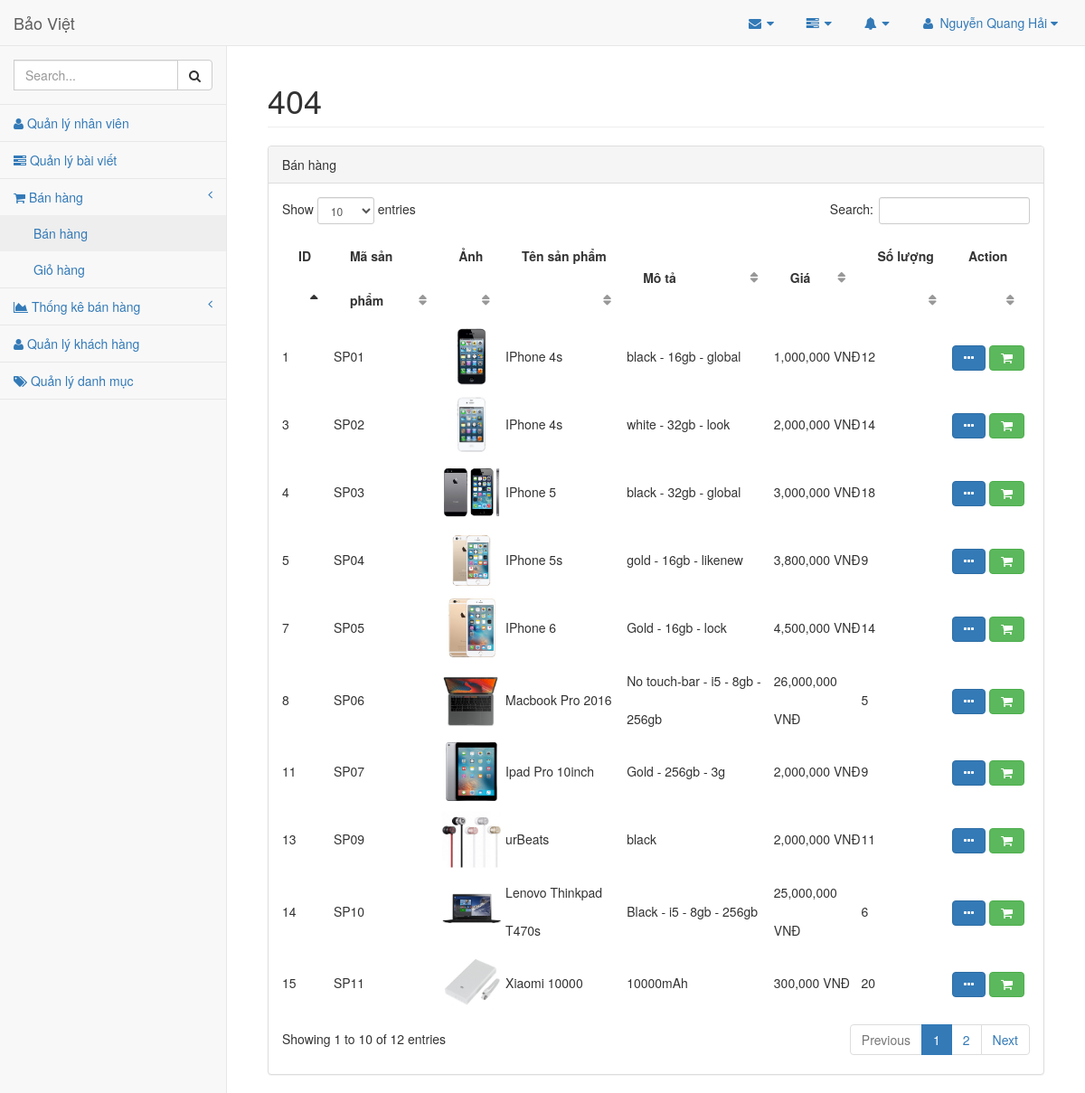
Screenshot of /admin/index.php?mod=posts&act=sale (signed in) with the database file from the repository.
### tables this page shows
CREATE TABLE `products`  (
  `id` int(11) NOT NULL AUTO_INCREMENT,
  `code` varchar(255) NOT NULL,
  `name` varchar(255) NOT NULL,
  `description` text NOT NULL,
  `price` decimal(10, 0) NOT NULL,
  `quantity` decimal(11, 0) NOT NULL,
  `category_id` int(11) NOT NULL,
  `image` varchar(255) NOT NULL,
  PRIMARY KEY (`id`) USING BTREE,
  UNIQUE INDEX `code`(`code`) USING BTREE
);

### admin/controllers/ProductController.php (called while the page is built, shortened)
<?php
	class ProductController
	{
		public $product_model;
		function __construct()
		{
			$this->product_model=new Product();
		}
		public function sale()
		{
			$data=$this->product_model->getAll();
			include_once 'views/product/sale.php';
		}
	}
 ?>

### admin/models/Connection.php (called while the page is built, shortened)
<?php
	class Connection
	{
		function __construct()
		{
			$servername="localhost";
			$username="root";
			$password="";
			$dbname="baoviet";
			$this->conn = new mysqli($servername,$username,$password,$dbname);
		}
	}
 ?>

### admin/models/Model.php (called while the page is built, shortened)
<?php
	class Model
	{
		public $conn;
		public $tableName;
		function __construct()
		{
			$connect=new Connection();
			$this->conn=$connect->conn;
		}
		public function getAll()
		{
			$data=array();
			$query="select * from ".$this->tableName;
			$result=$this->conn->query($query);
			while ($row=$result->fetch_assoc()) {
				$data[]=$row;
			}
			return $data;
		}
	}
 ?>

### admin/views/product/sale.php (the view, shortened to what this page needs)
 <div class="panel-heading">
     Bán hàng
 </div>
 <div class="panel-body">
<table id="table"  class="my_table" width="100%" class="table table-striped table-bordered table-hover" id="dataTables-example">
	<thead>
		<tr>
			<th>ID</th>
                 <th>Mã sản phẩm</th>
			<th>Ảnh</th>
			<th>Tên sản phẩm</th>
			<th>Mô tả</th>
			<th>Giá</th>
			<th>Số lượng</th>
			<th>Action</th>
		</tr>
	</thead>
	<tbody>
	<?php
	foreach ($data as $product) { ?>
		<tr>
			<td><?= $product['id'] ?></td>
			<td><?= $product['code'] ?></td>
                 <td><img style="width: 65px; padding: 5px 0;" src="../images/productImages/<?= $product['image'] ?>" class="img-responsive"></td>
			<td><?= $product['name'] ?></td>
			<td><?= $product['description'] ?></td>
			<td><?php echo number_format($product['price'])." VNĐ";  ?></td>
			<td><?= $product['quantity'] ?></td>
			<td>
                     <button type="button" class="btn btn-primary fa fa-ellipsis-h" data-toggle="modal" data-target=".modal_<?= $product['code'] ?>"></button>
			<a class='btn btn-success fa fa-shopping-cart'  href='?mod=products&act=addToCart&id=<?= $product['id'] ?>'></a>
			</td>
		</tr>
	<?php } ?>
	</tbody>
</table>
 </div>

### admin/views/header.php (shortened to what this page needs)
<?php
 if (isset($_SESSION['login'])&&$_SESSION['login']==true){ ?>
<!DOCTYPE html>
<html lang="en">
<head>
    <link href="../vendor/bootstrap/css/bootstrap.min.css" rel="stylesheet">
    <link href="../vendor/metisMenu/metisMenu.min.css" rel="stylesheet">
    <link href="../vendor/datatables-plugins/dataTables.bootstrap.css" rel="stylesheet">
    <link href="../vendor/datatables-responsive/dataTables.responsive.css" rel="stylesheet">
    <link href="../dist/css/sb-admin-2.css" rel="stylesheet">
    <link href="../vendor/font-awesome/css/font-awesome.min.css" rel="stylesheet" type="text/css">
</head>
<body>
    <div id="wrapper">
        <nav class="navbar navbar-default navbar-static-top" role="navigation" style="margin-bottom: 0">
            <div class="navbar-header">
                <a class="navbar-brand" href="index.html">Bảo Việt</a>
            </div>
            <ul class="nav navbar-top-links navbar-right">
                <li class="dropdown">
                    <a class="dropdown-toggle" data-toggle="dropdown" href="#">
                        <i class="fa fa-envelope fa-fw"></i> <i class="fa fa-caret-down"></i>
                    </a>
                </li>
                <li class="dropdown">
                    <a class="dropdown-toggle" data-toggle="dropdown" href="#">
                        <i class="fa fa-tasks fa-fw"></i> <i class="fa fa-caret-down"></i>
                    </a>
                </li>
                <li class="dropdown">
                    <a class="dropdown-toggle" data-toggle="dropdown" href="#">
                        <i class="fa fa-bell fa-fw"></i> <i class="fa fa-caret-down"></i>
                    </a>
                </li>
                <li class="dropdown">
                    <a class="dropdown-toggle" data-toggle="dropdown" href="#">
                        <i class="fa fa-user fa-fw"></i> <?php
                            if (isset($_SESSION['login'])&&$_SESSION['login']==true) {
                                echo $_SESSION['account']['name'];
                            }
                        ?> <i class="fa fa-caret-down"></i>
                    </a>
                </li>
            </ul>
            <div class="navbar-default sidebar" role="navigation">
                <div class="sidebar-nav navbar-collapse">
                    <ul class="nav" id="side-menu">
                        <li class="sidebar-search">
                            <div class="input-group custom-search-form">
                                <form action="header_submit" method="get" accept-charset="utf-8">
                                <input type="text" class="form-control" placeholder="Search...">
                                </form>
                                <span class="input-group-btn">
                                    <button class="btn btn-default" type="button">
                                        <i class="fa fa-search"></i>
                                    </button>
                                </span>
                            </div>
                        </li>
                        <li>
                            <a href="index.php?mod=users&act=list"><i class="fa fa-user" aria-hidden="true"></i> Quản lý nhân viên</a>
                        </li>
                        <li>
                            <a href="index.php?mod=posts&act=list"><i class="fa fa-tasks" aria-hidden="true"></i> Quản lý bài viết</a>
                        </li>
                        <li>
                            <a href="#"><i class="fa fa-shopping-cart"></i> Bán hàng<span class="fa arrow"></span></a>
                            <ul class="nav nav-second-level">
                                <li>
                                    <a href="index.php?mod=posts&act=sale">Bán hàng</a>
                                </li>
                                <li>
                                    <a href="index.php?mod=posts&act=listCart">Giỏ hàng</a>
                                </li>
                            </ul>
                        </li>
                        <li >
                            <a href="#"><i class="fa fa-area-chart"></i> Thống kê bán hàng<span class="fa arrow"></span></a>
                        </li>
                        <li>
                            <a href="index.php?mod=customers&act=list"><i class="fa fa-user" aria-hidden="true"></i> Quản lý khách hàng</a>
                        </li>
                        <li>
                            <a href="index.php?mod=categories&act=list"><i class="fa fa-tags" aria-hidden="true"></i> Quản lý danh mục</a>
                        </li>
                    </ul>
                </div>
            </div>
        </nav>
        <div id="page-wrapper">
            <div class="container-fluid">
                <div class="row">
                    <div class="col-lg-12">
                        <h1 class="page-header"><?php
                                $mod='users';
                                if (isset($_GET['mod'])) {
                                    $mod=$_GET['mod'];
                                }
                                switch ($mod) {
                                    default:
                                        echo "404";
                                        break;
                                }
                         ?>
                        </h1>
                    </div>
                </div>
                <div class="row">
                    <div class="col-lg-12">
                        <div class="panel panel-default">
<?php } ?>

### admin/index.php (shortened to what this page needs)
<?php
    include_once 'views/header.php';
	if (isset($_SESSION['login'])&&$_SESSION['login']==true)
	{
		$mod='posts';
		$act='list';
		if (isset($_GET['mod'])) {
			$mod=$_GET['mod'];
		}
		if (isset($_GET['act'])) {
			$act=$_GET['act'];
		}
	}else{
		$mod='login';
	}
	switch ($mod) {
		case 'posts':
			include_once 'controllers/ProductController.php';
            $productController=new ProductController();
			switch ($act) {
				case 'sale':
					$productController->sale();
					break;
			}
			break;
	}
include_once 'views/footer.php';
 ?>

### admin/views/footer.php (shortened to what this page needs)
 <?php if (isset($_SESSION['login'])&&$_SESSION['login']==true){ ?>
                        </div>
                    </div>
                </div>
            </div>
        </div>
    </div>
</body>
</html>
<?php } ?>

### admin/views/header.php (style rules this page uses)
table td { line-height: 3.0; }
table th { line-height: 3.5; }

### rows the page displays
products: id "1", code "SP01", image (picture), name "IPhone 4s", description "black - 16gb - global", price "1,000,000", quantity "12"
products: id "3", code "SP02", image (picture), name "IPhone 4s", description "white - 32gb - look", price "2,000,000", quantity "14"
products: id "4", code "SP03", image (picture), name "IPhone 5", description "black - 32gb - global", price "3,000,000", quantity "18"
products: id "5", code "SP04", image (picture), name "IPhone 5s", description "gold - 16gb - likenew", price "3,800,000", quantity "9"
products: id "7", code "SP05", image (picture), name "IPhone 6", description "Gold - 16gb - lock", price "4,500,000", quantity "14"
products: id "8", code "SP06", image (picture), name "Macbook Pro 2016", description "No touch-bar - i5 - 8gb - 256gb", price "26,000,000", quantity "5"
products: id "11", code "SP07", image (picture), name "Ipad Pro 10inch", description "Gold - 256gb - 3g", price "2,000,000", quantity "9"
products: id "13", code "SP09", image (picture), name "urBeats", description "black", price "2,000,000", quantity "11"
products: id "14", code "SP10", image (picture), name "Lenovo Thinkpad T470s", description "Black - i5 - 8gb - 256gb", price "25,000,000", quantity "6"
products: id "15", code "SP11", image (picture), name "Xiaomi 10000", description "10000mAh", price "300,000", quantity "20"

### other values shown
$_SESSION['account']['name'] "Nguyễn Quang Hải"
